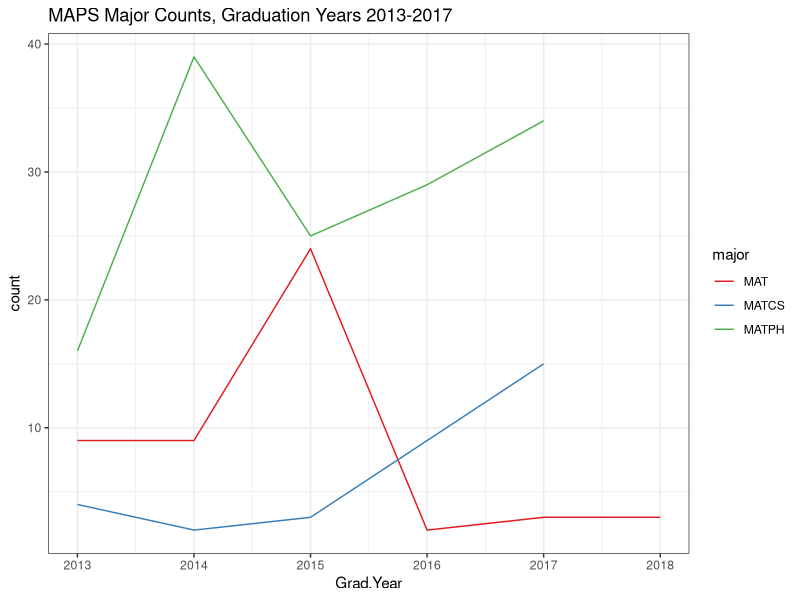

Write R code to recreate this figure.
## ---- chunk 1
knitr::opts_chunk$set(echo = TRUE)
library(dplyr)
library(tidyr)
library(purrr)
library(stringr)
library(ggplot2)
library(knitr)
library(kableExtra)

my_kable <- function(df){
  kable(df,"html") %>% 
    kable_styling( bootstrap_options = 
          c("striped", "hover","condensed", "responsive"), full_width=FALSE) 
}

#maj-min-cleaned.csv is from gitlab peak-nav, cleaning code there
majorHist <- read.csv("maj-min-cleaned-2013.csv", header = TRUE) %>% mutate(id = 1:length(Grad.Year))

#reshape along both majors and minors for counting/graphing 
mhLong <- gather(majorHist, key=minorNum, value = minor, -c(id,Grad.Year, Major1,Major2,Major3)) %>% filter(!is.na(minor)) %>% gather(key=majorNum, value=major, -c(id,Grad.Year,minorNum,minor)) %>% filter(!is.na(major))

#majors in maps
mm <- c("MAT","MATPH","MATCS","MATPHD")
mmNames <- c("Mathematics", "Math-Physics", "Math-CS", "Math-Physics Dual-Degree Engineering")

mmDF <- data.frame(code = mm, name=mmNames) %>% arrange(mm)
## ---- chunk 2
my_kable(mmDF)
## ---- chunk 3
filter(mhLong, major %in% mm) %>% group_by(major) %>% summarise(count = n()) %>% my_kable()

xtabs(~major+Grad.Year, data=filter(mhLong, major %in% mm)) %>% my_kable() 
## ---- chunk 4
filter(mhLong, major %in% mm) %>% group_by(Grad.Year,major) %>% summarise(count = n()) %>% ggplot(aes(x=Grad.Year, y=count, col=major)) + scale_color_manual(values = c("#e41a1c","#377eb8","#4daf4a","#984ea3","#ff7f00","#ffff33","#a65628","#f781bf"))+ geom_line()+theme_bw()+ggtitle("MAPS Major Counts, Graduation Years 2013-2017")
## ---- chunk 5
mhlW <- mhLong %>% mutate(minorNum = ifelse(minor %in% mm, "Minor1", "AddMinor")) %>% filter(majorNum=="Major1") #there are 2 students with 2 maps minors - need to deal with this, but double counting double majors has been removed
amc <- function(x) {
  mid <- filter(mhlW,minor==x) %>% select(id) 
  return(
    filter(mhlW, id %in% mid$id, minorNum=="AddMinor") %>%
      mutate(maps_minor=x) %>% group_by(maps_minor, minor) %>% 
      summarise(count=n()) %>% filter(count>2) %>% arrange(desc(count))
  )
}

my_kable(map_dfr(mm,amc)) %>% scroll_box(width = "75%", height = "300px")
## ---- chunk 6
mhlW <- mhLong %>% mutate(minorNum = ifelse(minor %in% mm, "Minor1", "AddMinor")) %>% filter(majorNum=="Major1") 
mhlW %>% filter(minorNum=="Minor1") %>% group_by(minor, major) %>% summarise(count=n()) %>% arrange(desc(count)) %>% filter(count>3) %>% my_kable() 
